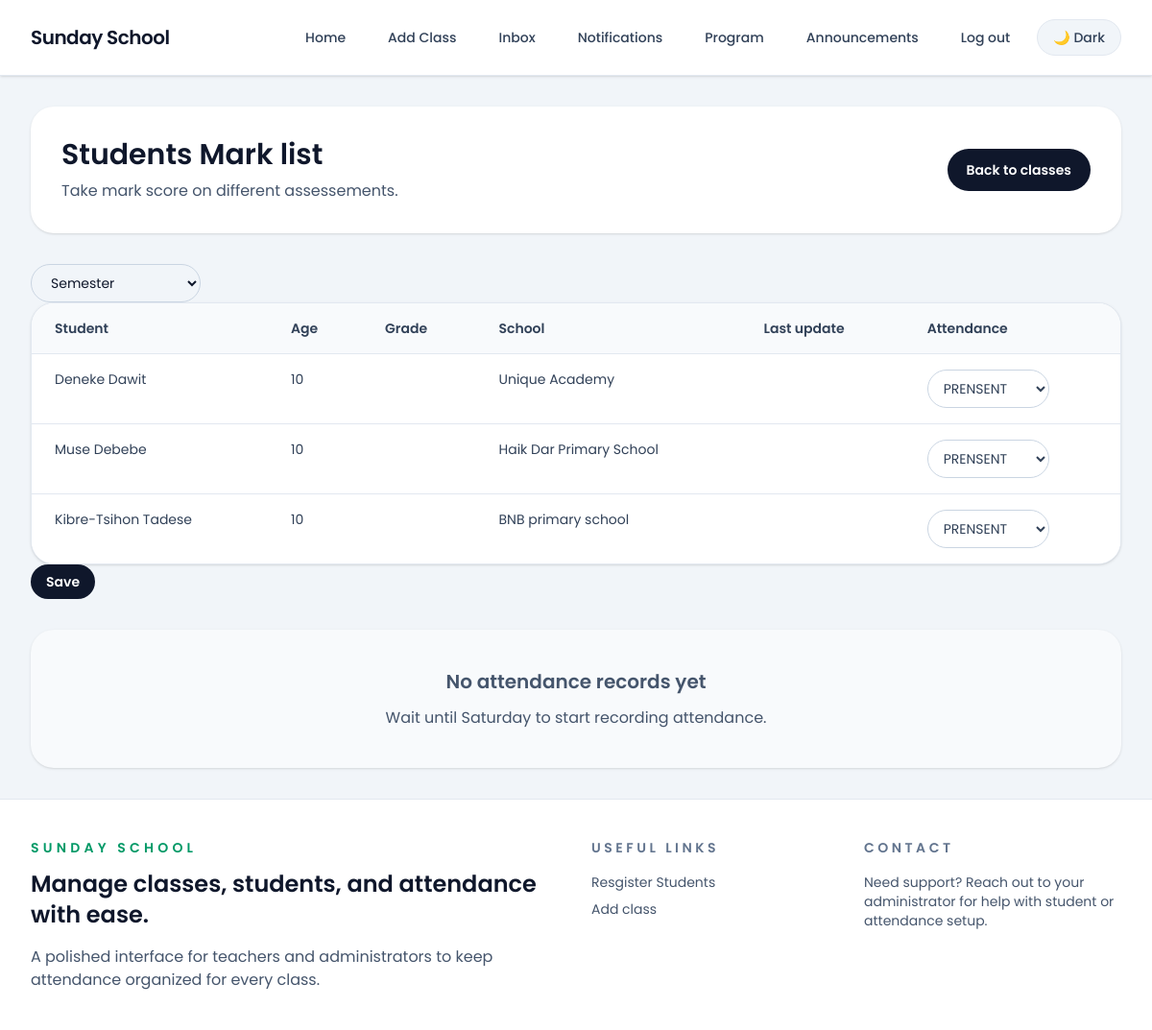
The page /attendance/1 (signed in) on the database its author committed.
### core/models.py (models this page shows, shortened)
class Students(models.Model):
    full_name = models.CharField(max_length=100)
    gender  = models.CharField(choices=SEX, max_length=100)
    age = models.PositiveIntegerField()
    school = models.CharField(max_length=100)
    academic_grade = models.PositiveIntegerField()
    photo = models.ImageField(upload_to='Students_photo')
    parents = models.ManyToManyField(Parents, related_name='students')
    grades = models.ForeignKey(Grades, on_delete=models.CASCADE, related_name='students', blank=True, null=True)
    address = models.CharField(max_length=100, blank=True, null=True)

### core/views.py (the view)
# urls.py: path("attendance/<int:pk>", views.attendance_view, name='attendance'),
def attendance_view(request, pk):
    try:
        students = Students.objects.filter(grades=pk).all()
        classes = Grades.objects.get(pk=pk)
        today = datetime.today().date()
        is_sunday = datetime.today().weekday() == 5
        taken_today = Attendance.objects.filter(classes=classes, date=today).count()
        if taken_today != 0:
            messages.success(request, "Attendance fro this week have already taken")
            return redirect("core:print_attendance", classes.pk)
        return render(request, 'core/attendance.html', {'students': students, "classes": classes, "is_sunday": is_sunday, "attendance_taken": taken_today})
    except ObjectDoesNotExist:
        messages.error(request, "This class doe not Exits")
        return render(request, "core/404.html")

### core/templates/core/attendance.html (shortened to what this page needs)
{% extends 'core/base.html' %}
{% block body %}
<div class="space-y-8">
  <div class="rounded-3xl bg-white p-4 shadow-sm dark:bg-slate-900 sm:p-8">
    <div
      class="flex flex-col gap-4 md:flex-row md:items-center md:justify-between">
      <div>
        <h1
          class="text-3xl font-semibold text-slate-900 dark:text-slate-100">Students
          Mark list</h1>
        <p class="mt-2 text-slate-600 dark:text-slate-400">Take mark score on
          different assessements.</p>
      </div>
      <a href=""
        class="inline-flex items-center justify-center rounded-full bg-slate-900 px-5 py-3 text-sm font-semibold text-white transition hover:bg-slate-800 dark:bg-slate-200 dark:text-slate-900 dark:hover:bg-slate-300">Back
        to classes</a>
    </div>
  </div>
  <form action="{% url 'core:attend' %}" method="post">
      <select name="semester" id="" class="w-full rounded-full border border-slate-300 px-4 py-2 text-sm sm:w-auto">
          <option disabled selected>Semester</option>
      </select>
    <div
      class="overflow-x-auto rounded-3xl border border-slate-200 bg-white shadow-sm dark:border-slate-700 dark:bg-slate-900">
      <table
        class="min-w-full divide-y divide-slate-200 text-left text-sm text-slate-700 dark:divide-slate-700 dark:text-slate-300">
        <thead class="bg-slate-50 dark:bg-slate-950">
          <tr>
            <th class="px-6 py-4 font-semibold">Student</th>
            <th class="px-6 py-4 font-semibold">Age</th>
            <th class="px-6 py-4 font-semibold">Grade</th>
            <th class="px-6 py-4 font-semibold">School</th>
            <th class="px-6 py-4 font-semibold">Last update</th>
            <th class="px-6 py-4 font-semibold">Attendance</th>
          </tr>
        </thead>
        <tbody
          class="divide-y divide-slate-200 bg-white dark:divide-slate-700 dark:bg-slate-950">
          {% for student in students %}
          <tr class="hover:bg-slate-50 dark:hover:bg-slate-800">
            <td class="px-6 py-4 align-top">{{ student.full_name }}</td>
            <td class="px-6 py-4 align-top">{{ student.age }}</td>
            <td class="px-6 py-4 align-top">{{ student.academic_level }}</td>
            <td class="px-6 py-4 align-top">{{ student.school }}</td>
            <td class="px-6 py-4 align-top">{{ student.attendance.date }}</td>
            <td class="px-6 py-4 align-top">
              <select name="status" id class="w-full rounded-full border border-slate-300 px-3 py-2 text-sm sm:w-auto">
                <option value="Present">PRENSENT</option>
              </select>
            </td>
          </tr>
          {% endfor %}
        </tbody>
      </table>
    </div>
    <button type="submit"
      class="w-full rounded-full bg-slate-900 px-4 py-2 text-sm font-semibold text-white transition hover:bg-slate-800 dark:bg-slate-200 dark:text-slate-900 dark:hover:bg-slate-300 sm:w-auto">Save</button>
  </form>
  <div
    class="rounded-3xl bg-slate-50 p-10 text-center text-slate-600 shadow-sm dark:bg-slate-950 dark:text-slate-300">
    <h2 class="text-xl font-semibold">No attendance records yet</h2>
    <p class="mt-3">Wait until Saturday to start recording attendance.</p>
  </div>
</div>
{% endblock %}

### core/templates/core/base.html (style rules this page uses)
body { font-family: 'Poppins', sans-serif; }

### rows shown on the page
Students: full_name "Deneke Dawit", age "10", school "Unique Academy"
Students: full_name "Muse Debebe", age "10", school "Haik Dar Primary School"
Students: full_name "Kibre-Tsihon Tadese", age "10", school "BNB primary school"
